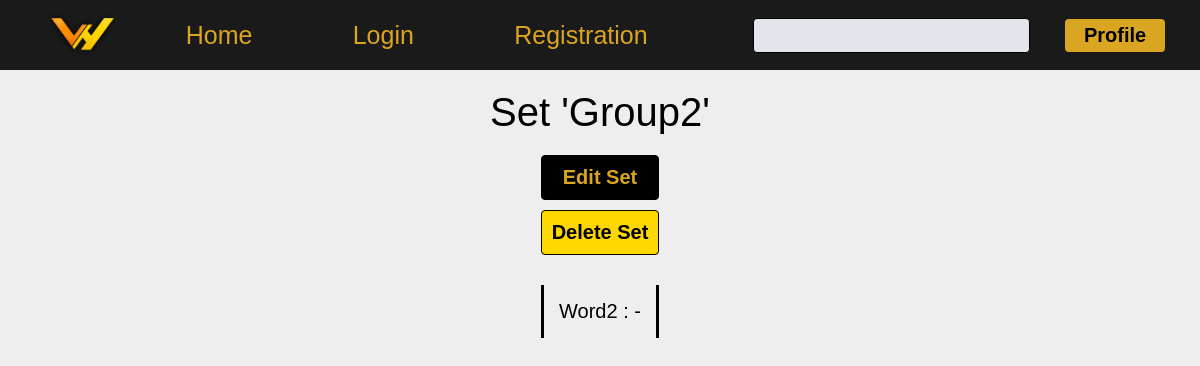
/words/groups/0f33d434-99e6-4b6f-a76e-18b6a1130d21, run on the app's committed database.
### words/models.py (models this page shows, shortened)
class GroupOfWords(models.Model):
    id = models.UUIDField(default=uuid.uuid4, db_index=True, unique=True, editable=False, primary_key=True)
    name = models.CharField(max_length=50)
    description = models.CharField(max_length=200, null=True, blank=True)
    words = models.ManyToManyField(to=Word, related_name='groups', related_query_name='groups', null=True, blank=True)
    user = models.ForeignKey(to=CustomUser, related_name="groups_of_words", on_delete=models.CASCADE, null=False,
                             editable=False)

class Word(models.Model):
    user = models.ForeignKey(to=CustomUser, related_name="words", related_query_name='words', on_delete=models.CASCADE)
    word1 = models.CharField(max_length=50)
    word2 = models.CharField(max_length=50)
    id = models.UUIDField(default=uuid.uuid4, db_index=True, unique=True, editable=False, primary_key=True)
    score = models.IntegerField(default=0)
    created_date = models.DateTimeField(auto_now_add=True)

### words/views/groups_views.py (the view)
# urls.py: path("groups/<uuid:uuid>", groups_views.WordsInGroupListView.as_view(), name='group'),
class WordsInGroupListView(ListView, LoginRequiredMixin):
    model = Word
    context_object_name = "words"
    pk_url_kwarg = 'uuid'
    template_name = 'words/group_single.html'
    def get_queryset(self):
        super(WordsInGroupListView, self).get_queryset()
        uuid = self.kwargs.get("uuid")
        return GroupOfWords.objects.get(id=uuid).words.all()
    def get_context_data(self, **kwargs):
        context = super().get_context_data(**kwargs)
        uuid = self.kwargs.get("uuid")
        context["group_obj"] = GroupOfWords.objects.get(id=uuid)
        return context

### words/templates/words/group_single.html (shortened to what this page needs)
{% extends 'base.html' %}
{% block content %}
    <div class="base-title" style=""> Set '{{ group_obj.name }}'</div>
    <div style="border: red ; text-align: center; margin-bottom: 20px">
        <div style="display: inline-block; border: blue  ">
            <a class="base-a" style="display: block; margin-bottom: 10px"
               href="{% url 'words:group_update' uuid=group_obj.id %}">Edit
                Set</a>
            <form method="post" action="{% url 'words:group-delete' uuid=group_obj.id %}">
                <button id='btn-dlt' class="base-button" style="display: block; margin-bottom: 10px">Delete Set
                </button>
            </form>
        </div>
    </div>
    <div style="display: flex; justify-content: center">
        <div style="display:flex; flex-direction: column; border-right: black solid; border-left: black solid">
            {% for word in words %}
                <a class="base-obj-list"
                   href="{% url 'words:update' uuid=word.id %}">
                    <div style="margin: 5px; text-align: center">
                        {{ word.word1 }} : {{ word.word2 }}
                    </div>
                </a>
            {% endfor %}
        </div>
    </div>
{% endblock %}

### static/css/bases.css (style rules this page uses)
* { font-family: Arial, Helvetica, sans-serif; box-sizing: border-box; margin: 0; padding: 0; font-size: 20px; transition: color 0.7s, background-color 0.7s; }
body { background-color: #EEEEEE; }
.base-title { font-size: 40px; font-weight: normal; margin-top: 20px; margin-bottom: 20px; width: 100%; text-align: center; }
a { color: cornflowerblue; }
.base-a { width: 100%; border: black solid thin; background-color: black; color: goldenrod; text-decoration: none; text-align: center; padding: 10px; font-weight: bold; height: auto; display: block; border-radius: 4px; }
.base-button { font-weight: bold; font-size: 20px; transition: color 0.5s, opacity 1s, background-color 0.5s; text-decoration: none; color: black; background-color: gold; border: black solid thin; cursor: pointer; padding: 10px; display: block; width: 100%; text-align: center; border-radius: 4px; }
.base-obj-list { font-size: 24px; color: black; text-decoration: none; width: 100%; transition: background-color 0.05s ease-in-out; padding: 10px 10px; }

### data on the page
GroupOfWords: name "Group2"
Word: word1 "Word2", word2 "-"
